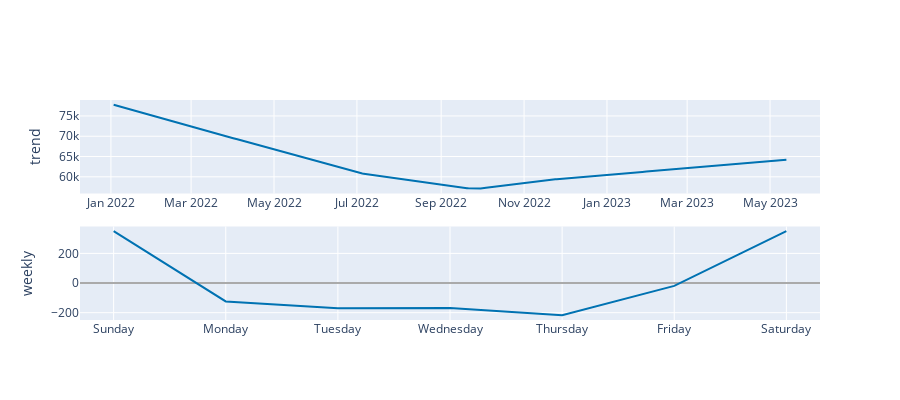

The notebook cell this image was saved under:
### Code cell
# 세부 컴포넌트를 이용해서 확인
plot_components_plotly(m, forecast)

### Figure 1 — Plotly figure (JSON) as saved in the notebook; plotly's stock layout.template omitted (floating-point values rounded to 4 significant figures; data arrays with more than 128 entries replaced by an {"elided": "..."} marker saying what was removed)
{"data": [{"line": {"color": "#0072B2", "width": 2}, "mode": "lines", "name": "trend", "type": "scatter", "x": {"elided": "347 str values"}, "xaxis": "x", "y": {"elided": "347 float values"}, "yaxis": "y"}, {"line": {"color": "rgba(0, 114, 178, 0.2)", "width": 0}, "mode": "lines", "name": "trend_upper", "type": "scatter", "x": {"elided": "347 str values"}, "xaxis": "x", "y": {"elided": "347 float values"}, "yaxis": "y"}, {"fill": "tonexty", "fillcolor": "rgba(0, 114, 178, 0.2)", "line": {"color": "rgba(0, 114, 178, 0.2)", "width": 0}, "mode": "lines", "name": "trend_lower", "type": "scatter", "x": {"elided": "347 str values"}, "xaxis": "x", "y": {"elided": "347 float values"}, "yaxis": "y"}, {"line": {"color": "#0072B2", "width": 2}, "mode": "lines", "name": "weekly", "type": "scatter", "x": ["2017-01-01T00:00:00", "2017-01-02T00:00:00", "2017-01-03T00:00:00", "2017-01-04T00:00:00", "2017-01-05T00:00:00", "2017-01-06T00:00:00", "2017-01-07T00:00:00"], "xaxis": "x2", "y": [349.9, -124.3, -170.2, -167.9, -217.8, -19.53, 349.9], "yaxis": "y2"}], "layout": {"height": 400, "showlegend": false, "width": 900, "xaxis": {"anchor": "y", "domain": [0, 1], "range": ["2021-12-09T06:00:00", "2023-06-06T18:00:00"], "type": "date"}, "xaxis2": {"anchor": "y2", "domain": [0, 1], "range": ["2016-12-31T16:48:00", "2017-01-07T07:12:00"], "tickformat": "%A", "type": "date"}, "yaxis": {"anchor": "x", "domain": [0.575, 1], "rangemode": "normal", "title": {"text": "trend"}, "zerolinecolor": "#AAA"}, "yaxis2": {"anchor": "x2", "domain": [0, 0.425], "title": {"text": "weekly"}, "zerolinecolor": "#AAA"}}}
